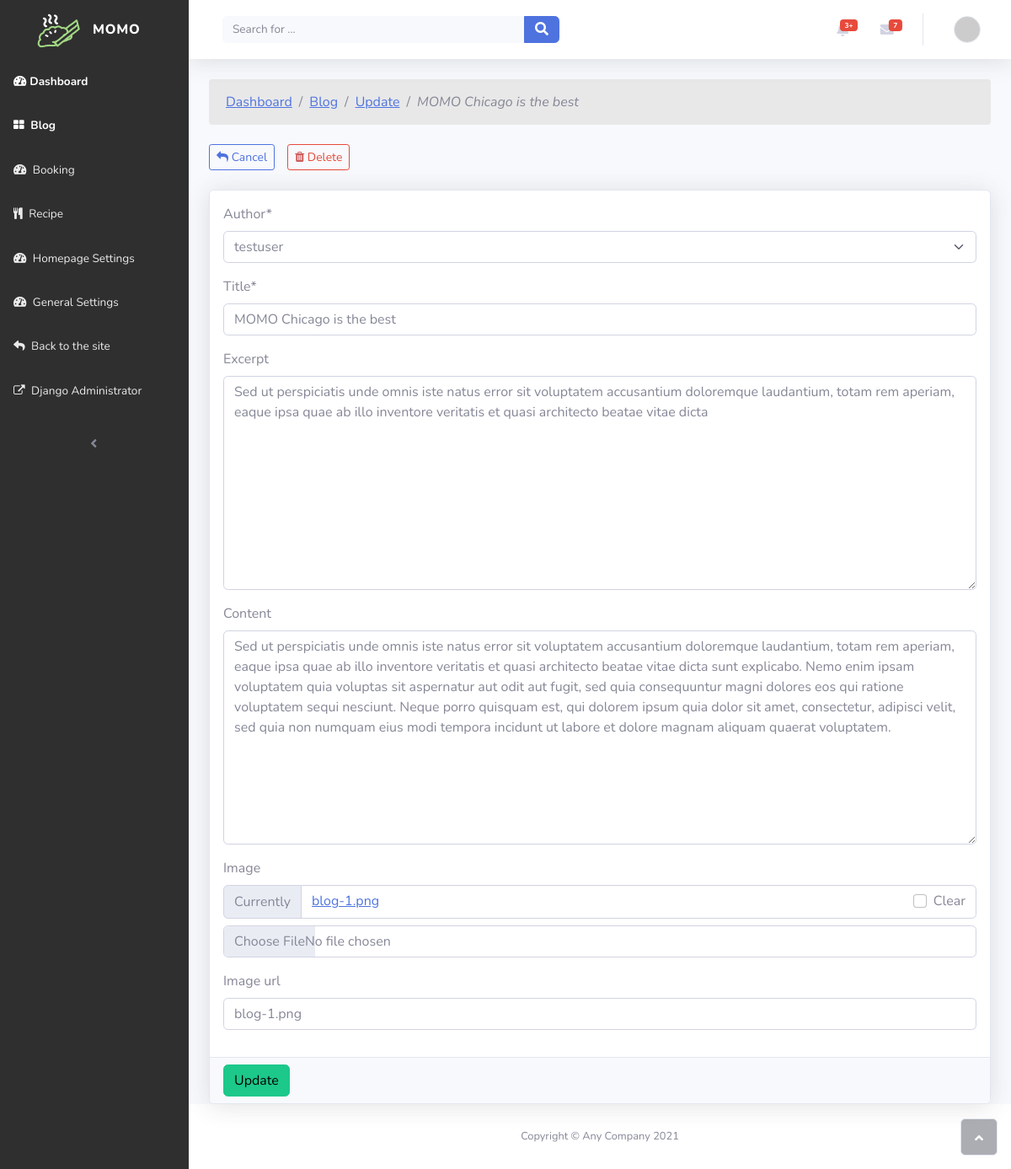
Page /dashboard/blog/e52e5c83-ddf6-4190-9394-47b1c57af59b/update/ on the earlier database version.
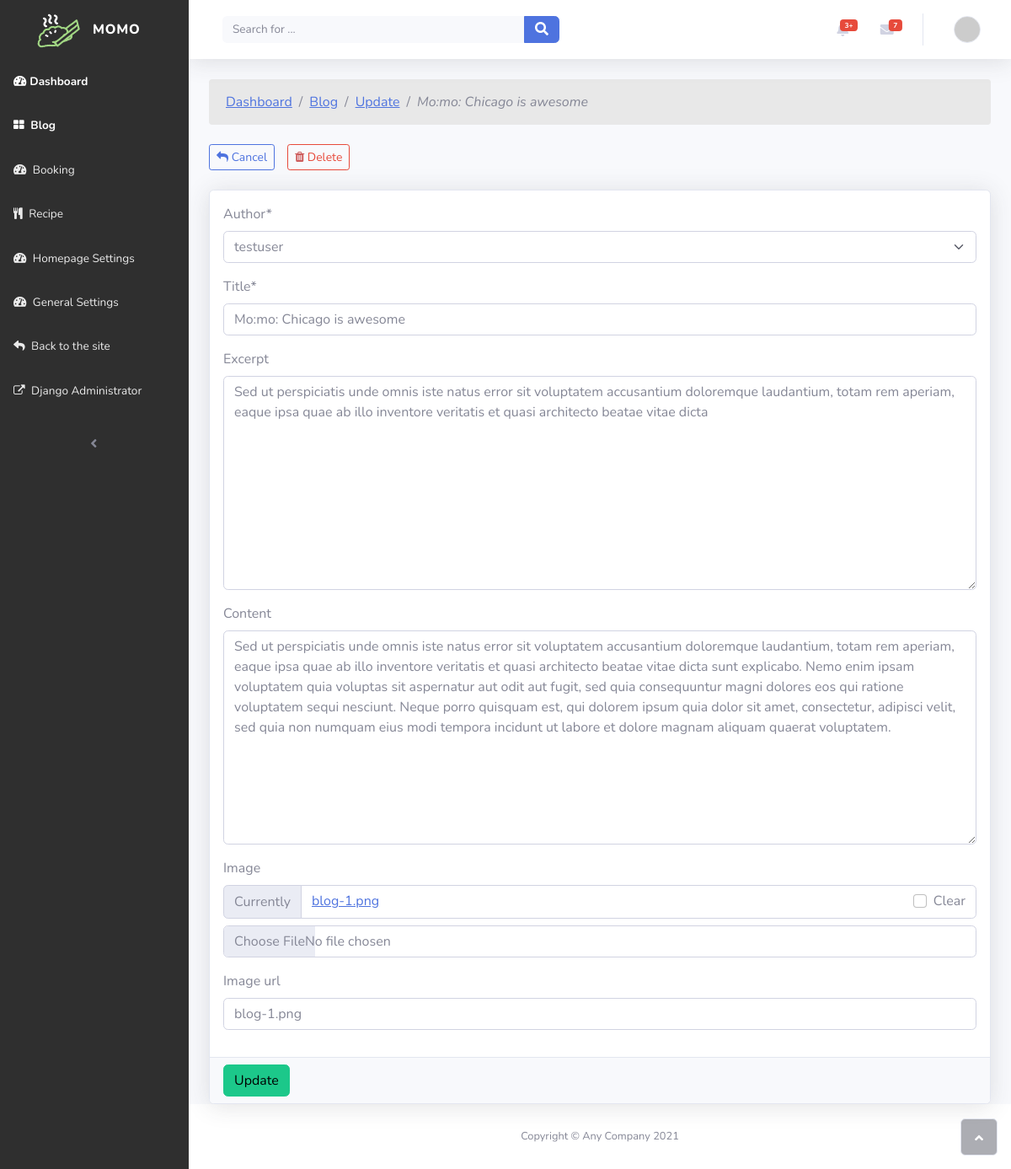
Same page on the later database version.
### blogs/models.py (models this page shows, shortened)
class Blog(Authorable, TimeStampedModel, BlogTitleAbstractModel):
    id = models.UUIDField(primary_key=True, default=uuid.uuid4, editable=False)
    excerpt = models.TextField(max_length=200, blank=True)
    content = models.TextField(blank=True)
    image = models.ImageField(upload_to='', default='default.png', blank=True)
    image_url = models.CharField(max_length=200, blank=True)

### blogs/views.py (the view)
# urls.py: path('blog/<uuid:pk>/update/', DashboardBlogUpdateView.as_view(), name='blog_update'),
class DashboardBlogUpdateView(generic.UpdateView):
    model = Blog
    template_name = 'blogs/dashboard/update.html'
    fields = '__all__'
    context_object_name = 'post'

### blogs/templates/blogs/dashboard/update.html (shortened to what this page needs)
{% extends 'dashboard.html' %}
{% load crispy_forms_tags %}
{% block content %}
<nav aria-label="breadcrumb" class="breadcrumb-nav">
    <ol class="breadcrumb">
        <li class="breadcrumb-item"><a href="{% url 'dashboard:index' %}">Dashboard</a></li>
        <li class="breadcrumb-item"><a href="{% url 'dashboard:blog_list' %}">Blog</a></li>
        <li class="breadcrumb-item"><a href="#">Update</a></li>
        <li class="breadcrumb-item active" aria-current="page">
            <i>{{ post.title }}</i>
        </li>
    </ol>
</nav>
<nav class="navbar navbar-action">
    <a class="btn btn-sm btn-outline-primary"
       href="{% url 'dashboard:blog_list' %}">
        <i class="fa fa-reply"></i>{{' Cancel'}}
    </a>
    <a class="btn btn-sm btn-outline-danger"
       href="{% url 'dashboard:blog_delete' post.id %}">
        <i class="fa fa-trash"></i> Delete
    </a>
</nav>
<form method="post">
    <div class="row">
        <div class="col-12">
            <div class="card shadow">
                <div class="card-body">
                    {{ form | crispy }}
                </div>
                <div class="card-footer">
                    <input type="submit" class="btn btn-success" value="Update"/>
                </div>
            </div>
        </div>
    </div>
</form>
{% endblock %}

Differences in the rows shown:
changed Blog "testuser": title "MOMO Chicago is the best" → "Mo:mo: Chicago is awesome"
